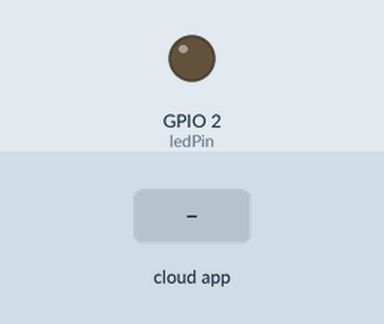
This sketch was run on a simulated ESP8266 (NodeMCU). Shown: output pins drawn as LEDs (lit = HIGH). The test bench sets the inputs (shaded band). WiFi joins after 1.5 s; servers stay silent unless stated; the Firebase database answers and starts empty; what the sketch prints to the serial monitor is not drawn.

Above: at 2.7 s.
2.8 s: the phone or cloud app sets Led to 1
At 3.5 s:
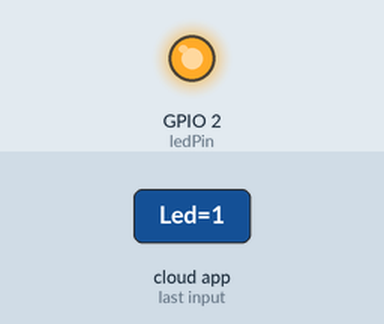
4.3 s: the phone or cloud app sets Led to 0
At 4.7 s:
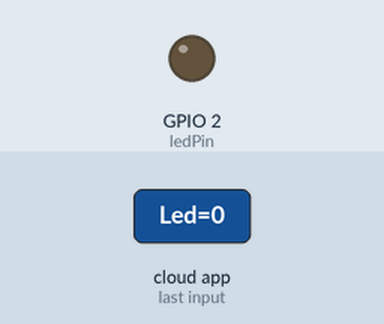
Timing chart, 0 to 7.3 s (numbered marks = the images above; inputs shaded):
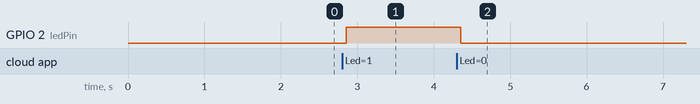

The sketch:

NodeMCU_Firebase.ino
```cpp
/**********************************************************************************
 * TITULO: ESP8266 - FIREBASE
 * AUTOR: Edgar Asael Martinez
 * DESCRIPCION: Configuración y conexión de Arduino NODEMCU8266 y Firebase
 * TC1001B Agos-Dic 2022
 * *******************************************************************************/

#include <ESP8266WiFi.h>
#include "FirebaseESP8266.h"

// Credenciales wifi
/* 1. Define the WiFi credentials */
#define ssid "Tec-IoT"
#define password "spotless.magnetic.bridge"

/* 2. Define the API Key */
#define API_KEY "AIzaSyDhpN1NDjAVuoArqHuM6FGz4MC3yC_wEps"

/* 3. Credenciales Proyecto Firebase */
const char *FIREBASE_HOST="https://tc1001s-f0c92-default-rtdb.firebaseio.com/";
const char *FIREBASE_AUTH="T2GIq4aYLRIH1EksNVV1TZHQwBxC8UWtE9tKMXRY";

// Firebase Data object in the global scope
FirebaseData firebaseData;

bool iterar = true;
int ledPin = 2; //

void setup()
{
  Serial.begin(115200);
  Serial.println();
  pinMode(LED_BUILTIN, OUTPUT);
  pinMode(ledPin, OUTPUT);

  WiFi.begin(ssid, password);

  while (WiFi.status() != WL_CONNECTED)
  {
    Serial.print(".");
    delay(250);
  }
  Serial.print("\nConectado al Wi-Fi");
  Serial.println();

  Firebase.begin(FIREBASE_HOST, FIREBASE_AUTH);

  Firebase.reconnectWiFi(true);
}

void loop()
{
 // String nodo = "Proyecto-iot";

 // while (iterar)
 // {
  Firebase.getString(firebaseData, "/Led");
  if (firebaseData.stringData()=="1") {
    digitalWrite(ledPin,HIGH);
  }
  else if (firebaseData.stringData()=="0") {
    digitalWrite(ledPin,LOW);
  }
  else{
  }
/*
    // escribir datos
   Firebase.setInt(firebaseData, "Sensor", 800);
   Firebase.setInt(firebaseData, "Temperatura", 11);
   Firebase.setString(firebaseData, "Led", "off");
   Serial.println("Los datos se escribieron con éxito");

    Firebase.setString(firebaseData, nodo + "/sensor", "DHT11");
    Firebase.setInt(firebaseData, nodo + "/temperatura", 45);
    Firebase.setBool(firebaseData, nodo + "/alarmas", true);

    // leer datos
     Firebase.getString(firebaseData, nodo + "/sensor");
     Serial.print("El sensor es: ");Serial.println(firebaseData.stringData());
     Firebase.getInt(firebaseData, nodo + "/temperatura");
     Serial.print("La última temperatura fue: ");Serial.println(firebaseData.intData());
     delay(250);
     */


    /* push de datos
    Firebase.pushInt(firebaseData, nodo + "/temperatura", 29);
    delay(150);
    Firebase.pushInt(firebaseData, nodo + "/temperatura", 31);
    delay(150);
    Firebase.pushInt(firebaseData, nodo + "/temperatura", 30);
    delay(150);
    Firebase.pushInt(firebaseData, nodo + "/Humedad", 67);
*/
 //   iterar = false;
 //   Firebase.end(firebaseData);
 // }
} // End Loop
```

Measured:
- after the input at 2.8 s, GPIO 2 (ledPin): LOW → HIGH after 0.05 s
- after the input at 4.3 s, GPIO 2 (ledPin): HIGH → LOW after 0.06 s
